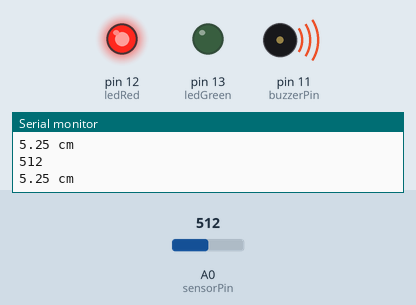
Recording of a sketch running on a simulated Arduino Uno, built with avr-gcc and run on an emulated ATmega328P. Shown: output pins drawn as LEDs (lit = HIGH), buzzer (waves = sounding, pin HIGH), the last lines printed to the serial monitor. The test bench sets the inputs (shaded band); at power-on: A0 (sensorPin) = 512.

Above: at 1.3 s.
1.4 s: A0 (sensorPin) set to 310
3.2 s: A0 (sensorPin) set to 275
At 5.2 s:
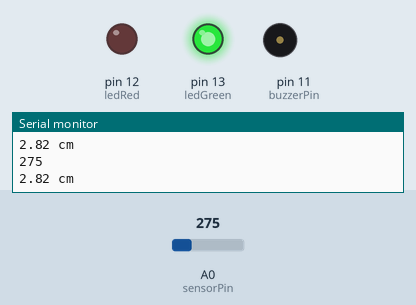
5.5 s: A0 (sensorPin) set to 306
At 6.9 s:
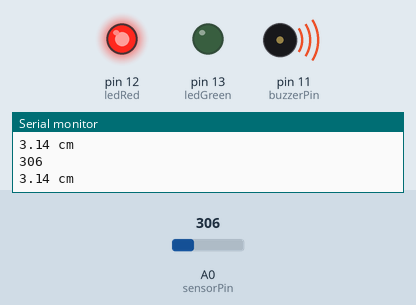
7.5 s: A0 (sensorPin) set to 122
At 8.5 s:
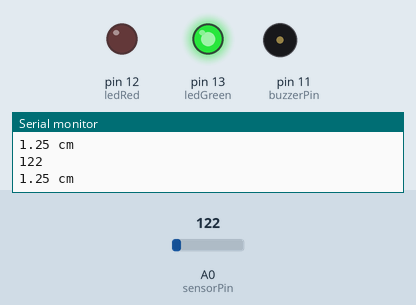
Timing chart, 0 to 10.5 s (numbered marks = the images above; inputs shaded):
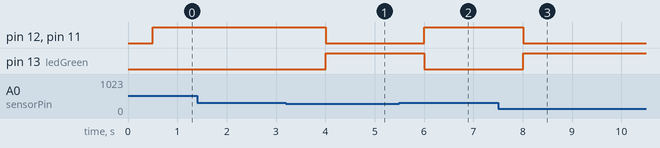

Measured:
- the behaviour switches between 293 and 292 on A0 (sensorPin) (found by bisection; images 0 and 1)
- after the input at 3.2 s, pin 12 (ledRed), pin 11 (buzzerPin): HIGH → LOW after 0.81 s; pin 13 (ledGreen): LOW → HIGH after 0.81 s
- after the input at 5.5 s, pin 12 (ledRed), pin 11 (buzzerPin): LOW → HIGH after 0.51 s; pin 13 (ledGreen): HIGH → LOW after 0.51 s
- after the input at 7.5 s, pin 12 (ledRed), pin 11 (buzzerPin): HIGH → LOW after 0.51 s; pin 13 (ledGreen): LOW → HIGH after 0.51 s

The sketch:

Water_Sensor.ino
```cpp
int sensorPin = A0;
int ledRed = 12;
int ledGreen = 13;
int buzzerPin = 11;


void setup() {
  // put your setup code here, to run once:
  Serial.begin(9600);
  pinMode(ledRed, OUTPUT);
   pinMode(sensorPin, INPUT);
  pinMode(ledGreen, OUTPUT);
  pinMode(buzzerPin, OUTPUT);

}

void loop() {
  // put your main code here, to run repeatedly:
  int value = analogRead(sensorPin);
  Serial.println(value);
  float hesaplananDeger = (4.0 / 390.0) * value;
  Serial.print(hesaplananDeger);
  Serial.println(" cm");
  delay(500);
  if (hesaplananDeger >= 3) {
    digitalWrite(ledGreen, LOW);
    digitalWrite(ledRed, HIGH);
    digitalWrite(buzzerPin, HIGH);

  } else {
    digitalWrite(ledGreen, HIGH);
    digitalWrite(ledRed, LOW);
    digitalWrite(buzzerPin, LOW);
  }

}
```
